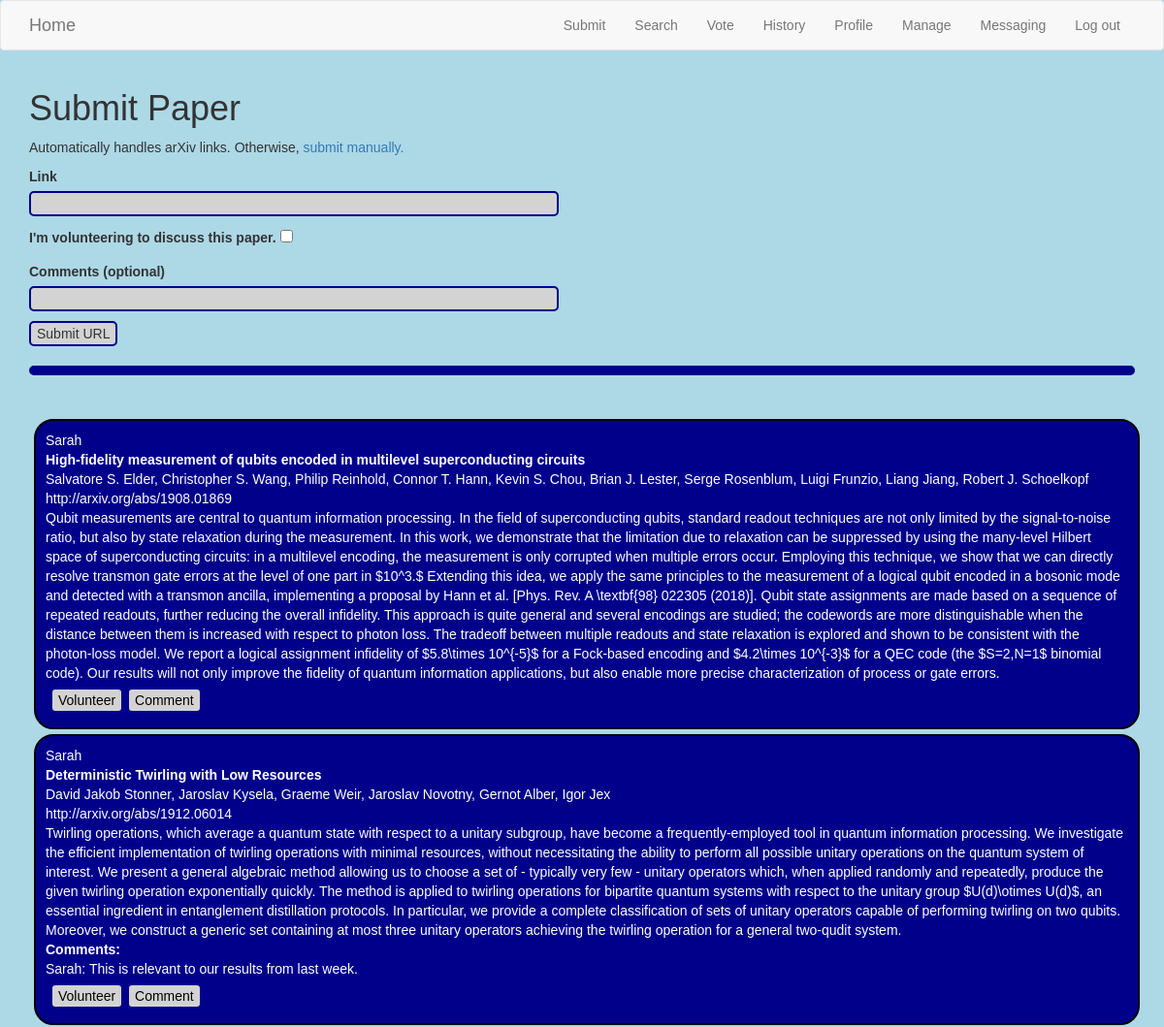
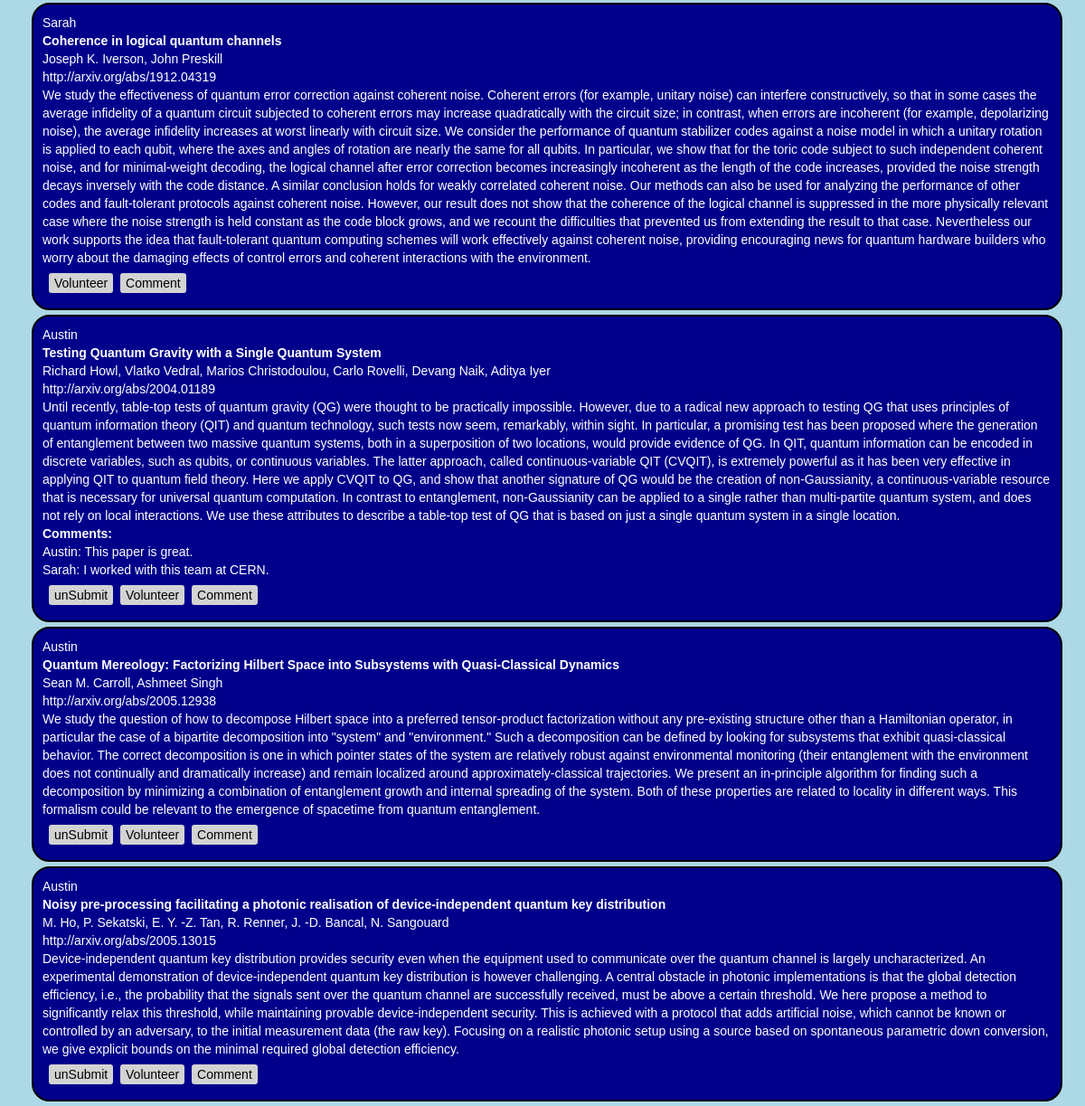
The app's page /submit (signed in), older data (2 pictures, top to bottom).
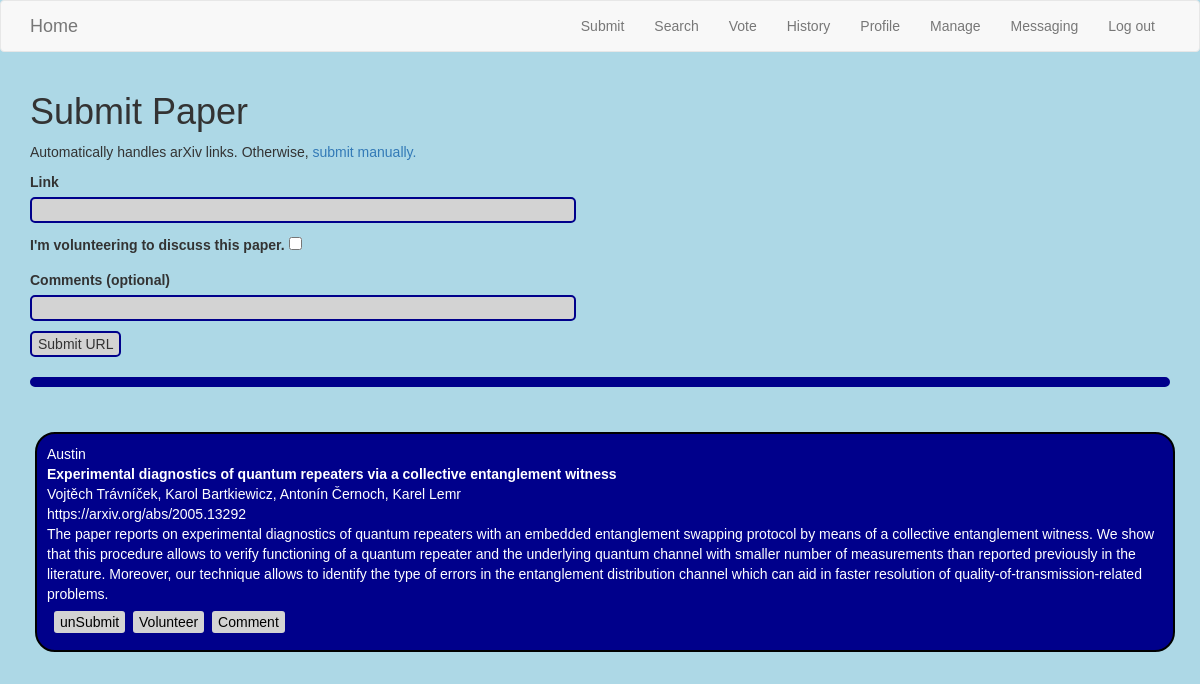
The same page, newer data.
### app/models.py (models this page shows, shortened)
class User(UserMixin, db.Model):
    id = db.Column(db.Integer, primary_key=True)
    username = db.Column(db.String(64), index=True, unique=True)
    firstname = db.Column(db.String(64))
    lastname = db.Column(db.String(64))
    email = db.Column(db.String(120), index=True, unique=True)
    password_hash = db.Column(db.String(128))
    admin = db.Column(db.Boolean, default=False)
    password_hold = db.Column(db.String(128))
    retired = db.Column(db.Boolean, default=False)
    hp = db.Column(db.Integer, default=0)

class Paper(db.Model):
    id = db.Column(db.Integer, primary_key=True)
    title = db.Column(db.String(140))
    timestamp = db.Column(db.Date, index=True, default=datetime.utcnow)
    link = db.Column(db.String(140))
    abstract = db.Column(db.String(512))
    authors = db.Column(db.String(256))
    voted = db.Column(db.Date)
    score_n = db.Column(db.Integer)
    score_d = db.Column(db.Integer)
    comment = db.Column(db.String(256))
    subber_id = db.Column(db.Integer, db.ForeignKey('user.id'))
    volunteer_id = db.Column(db.Integer, db.ForeignKey('user.id'))
    subber = db.relationship('User', backref='subs',
                             foreign_keys=[subber_id])
    volunteer = db.relationship('User', backref='vols',
                             foreign_keys=[volunteer_id])

### app/main/routes.py (the view, shortened to what this page needs)
@bp.route('/submit', methods=['GET', 'POST'])
@login_required
def submit():
    form = PaperSubmissionForm()
    papers = (Paper.query.filter(Paper.voted==None)
              .order_by(Paper.timestamp.desc()).all())
    editform = FullEditForm(edits=range(len(papers)))
    editforms = list(zip(papers, editform.edits))
    for i in range(len(editform.data['edits'])):
        paper = editforms[i][0]
        button = editform.data['edits'][i]
        if button['volunteer']:
            paper.volunteer = current_user
        elif button['unvolunteer']:
            paper.volunteer = None
        elif button['unsubmit']:
            db.session.delete(paper)
        elif button['comment']:
            return redirect(url_for('main.comment', id=paper.id))
        else:
            continue
        db.session.commit()
        return redirect(url_for('main.submit'))
    return render_template('main/submit.html', form=form,
                            title='Submit Paper', showsub=True,
                            editform=editform,
                            editforms=editforms, extras=True)

### app/main/forms.py (shortened to what this page needs)
class PaperSubmissionForm(FlaskForm):
    link = StringField('Link', validators=[DataRequired()])
    volunteering = BooleanField("I'm volunteering to discuss this paper.")
    comments = StringField('Comments (optional)')
    submit = SubmitField('Submit URL')

class FullEditForm(FlaskForm):
    edits = FieldList(FormField(EditForm))

### app/models.py (called while the page is built)
@login.user_loader
def load_user(id):
    return User.query.get(int(id))

### app/templates/main/submit.html (shortened to what this page needs)
{% extends 'base.html' %}
{% block app_content %}
  <h1>Submit Paper</h1>
  <form action='' method='post'>
    <p>
      Automatically handles arXiv links.
      Otherwise, <a href='{{ url_for('main.submit_m') }}'>submit manually.</a>
    </p>
    <p>
      {{ form.link.label }}<br>
      {{ form.link(size=64) }}<br>
    </p>
    <p>
      {{ form.volunteering.label }}
      {{ form.volunteering(size=64) }}<br>
    </p>
    <p>
      {{ form.comments.label }}<br>
      {{ form.comments(size=64) }}<br>
    </p>
    <p>
      {{ form.submit() }}
    </p>
  </form>
  <hr><br>
  <form action='' method='post'>
    {% for i in editforms %}
      {% set paper = i[0] %}
      {% include 'main/_paper.html' %}
      <div class='vote'>
	{% if i[0].subber==current_user %}
	  {{ i[1].unsubmit() }}
	{% endif %}
	{% if not i[0].volunteer %}
	  {{ i[1].volunteer() }}
	{% endif %}
	{{ i[1].comment }}
      </div>
      </div>
    {% endfor %}
</form>
{% endblock %}

### app/templates/main/_paper.html (shortened to what this page needs)
<div class='table table-hover'>
  <tr>
    <td width='70px'>
      {% if showsub %}
      <a href="{{ url_for('main.user', username=paper.subber.username) }}">
	{{ paper.subber.firstname }}
      </a>
      <br>
      {% endif %}
    </td>
    <td>
      <span class='title'>{{ paper.title }}</span><br>
      {{ paper.authors }}<br>
      <a href='{{ paper.link }}'>{{ paper.link }}</a><br>
      {{ paper.abstract|replace('\\\\', '\\') }}<br>
      {% if showsub %}{% if paper.comment %}{% set comment = paper.comment.split('\n') %}
      <div class='comment'><span style='font-weight: bold;'>Comments:<br>
	</span>{% for i in comment  %}{{ i }}<br>{% endfor %}</div>
      {% endif %}{% endif %}
    </td>
  </tr>

Row changes from the older to the newer data that the page shows:
no longer on this page (row edited): Paper: title "High-fidelity measurement of qubits encoded in multilevel superconducting circuits", authors "Salvatore S. Elder, Christopher S. Wang, Philip Reinhold, Connor T. Hann, Kevin S. Chou, Brian J. Lester, Serge Rosenblum, Luigi Frunzio, Liang Jiang, Robert J. Schoelkopf", link "http://arxiv.org/abs/1908.01869", abstract "Qubit measurements are central to quantum information processing. In the field of superconducting qubits, standard readout techniques are not only limited by the signal-to-noise ratio, but also by state relaxation during the measurement. In this work, we demonstrate that the limitation due to relaxation can be suppressed by using the many-level Hilbert space of superconducting circuits: in a multilevel encoding, the measurement is only corrupted when multiple errors occur. Employing this technique, we show that we can directly resolve transmon gate errors at the level of one part in $10^3.$ Extending this idea, we apply the same principles to the measurement of a logical qubit encoded in a…", shown under "Submit Paper"
no longer on this page (row edited): User: subber.firstname "Sarah"
no longer on this page (row edited): Paper: title "Deterministic Twirling with Low Resources", authors "David Jakob Stonner, Jaroslav Kysela, Graeme Weir, Jaroslav Novotny, Gernot Alber, Igor Jex", link "http://arxiv.org/abs/1912.06014", abstract "Twirling operations, which average a quantum state with respect to a unitary subgroup, have become a frequently-employed tool in quantum information processing. We investigate the efficient implementation of twirling operations with minimal resources, without necessitating the ability to perform all possible unitary operations on the quantum system of interest. We present a general algebraic method allowing us to choose a set of - typically very few - unitary operators which, when applied randomly and repeatedly, produce the given twirling operation exponentially quickly. The method is applied to twirling operations for bipartite quantum systems with respect to the unitary group…", comment "Sarah: This is relevant to our results from last week."
no longer on this page (row edited): Paper: title "Coherence in logical quantum channels", authors "Joseph K. Iverson, John Preskill", link "http://arxiv.org/abs/1912.04319", abstract "We study the effectiveness of quantum error correction against coherent noise. Coherent errors (for example, unitary noise) can interfere constructively, so that in some cases the average infidelity of a quantum circuit subjected to coherent errors may increase quadratically with the circuit size; in contrast, when errors are incoherent (for example, depolarizing noise), the average infidelity increases at worst linearly with circuit size. We consider the performance of quantum stabilizer codes against a noise model in which a unitary rotation is applied to each qubit, where the axes and angles of rotation are nearly the same for all qubits. In particular, we show that for the toric code…", shown under "Submit Paper"
no longer on this page (row edited): Paper: {{ paper.subber.firstname }} "Austin", title "Testing Quantum Gravity with a Single Quantum System", authors "Richard Howl, Vlatko Vedral, Marios Christodoulou, Carlo Rovelli, Devang Naik, Aditya Iyer", link "http://arxiv.org/abs/2004.01189", abstract "Until recently, table-top tests of quantum gravity (QG) were thought to be practically impossible. However, due to a radical new approach to testing QG that uses principles of quantum information theory (QIT) and quantum technology, such tests now seem, remarkably, within sight. In particular, a promising test has been proposed where the generation of entanglement between two massive quantum systems, both in a superposition of two locations, would provide evidence of QG. In QIT, quantum information can be encoded in discrete variables, such as qubits, or continuous variables. The latter approach, called continuous-variable QIT (CVQIT), is extremely powerful as it has been very effective in…", comment "Austin: This paper is great." "Sarah: I worked with this team at CERN.", shown under "Submit Paper"
no longer on this page (row edited): Paper: {{ paper.subber.firstname }} "Austin", title "Quantum Mereology: Factorizing Hilbert Space into Subsystems with Quasi-Classical Dynamics", authors "Sean M. Carroll, Ashmeet Singh", link "http://arxiv.org/abs/2005.12938", abstract "We study the question of how to decompose Hilbert space into a preferred tensor-product factorization without any pre-existing structure other than a Hamiltonian operator, in particular the case of a bipartite decomposition into \"system\" and \"environment.\" Such a decomposition can be defined by looking for subsystems that exhibit quasi-classical behavior. The correct decomposition is one in which pointer states of the system are relatively robust against environmental monitoring (their entanglement with the environment does not continually and dramatically increase) and remain localized around approximately-classical trajectories. We present an in-principle algorithm for finding such a…", shown under "Submit Paper"
no longer on this page (row edited): Paper: {{ paper.subber.firstname }} "Austin", title "Noisy pre-processing facilitating a photonic realisation of device-independent quantum key distribution", authors "M. Ho, P. Sekatski, E. Y. -Z. Tan, R. Renner, J. -D. Bancal, N. Sangouard", link "http://arxiv.org/abs/2005.13015", abstract "Device-independent quantum key distribution provides security even when the equipment used to communicate over the quantum channel is largely uncharacterized. An experimental demonstration of device-independent quantum key distribution is however challenging. A central obstacle in photonic implementations is that the global detection efficiency, i.e., the probability that the signals sent over the quantum channel are successfully received, must be above a certain threshold. We here propose a method to significantly relax this threshold, while maintaining provable device-independent security. This is achieved with a protocol that adds artificial noise, which cannot be known or controlled by…", shown under "Submit Paper"
added Paper: {{ paper.subber.firstname }} "Austin", title "Experimental diagnostics of quantum repeaters via a collective entanglement witness", authors "Vojtěch Trávníček, Karol Bartkiewicz, Antonín Černoch, Karel Lemr", link "https://arxiv.org/abs/2005.13292", abstract "The paper reports on experimental diagnostics of quantum repeaters with an embedded entanglement swapping protocol by means of a collective entanglement witness. We show that this procedure allows to verify functioning of a quantum repeater and the underlying quantum channel with smaller number of measurements than reported previously in the literature. Moreover, our technique allows to identify the type of errors in the entanglement distribution channel which can aid in faster resolution of quality-of-transmission-related problems.", shown under "Submit Paper"
